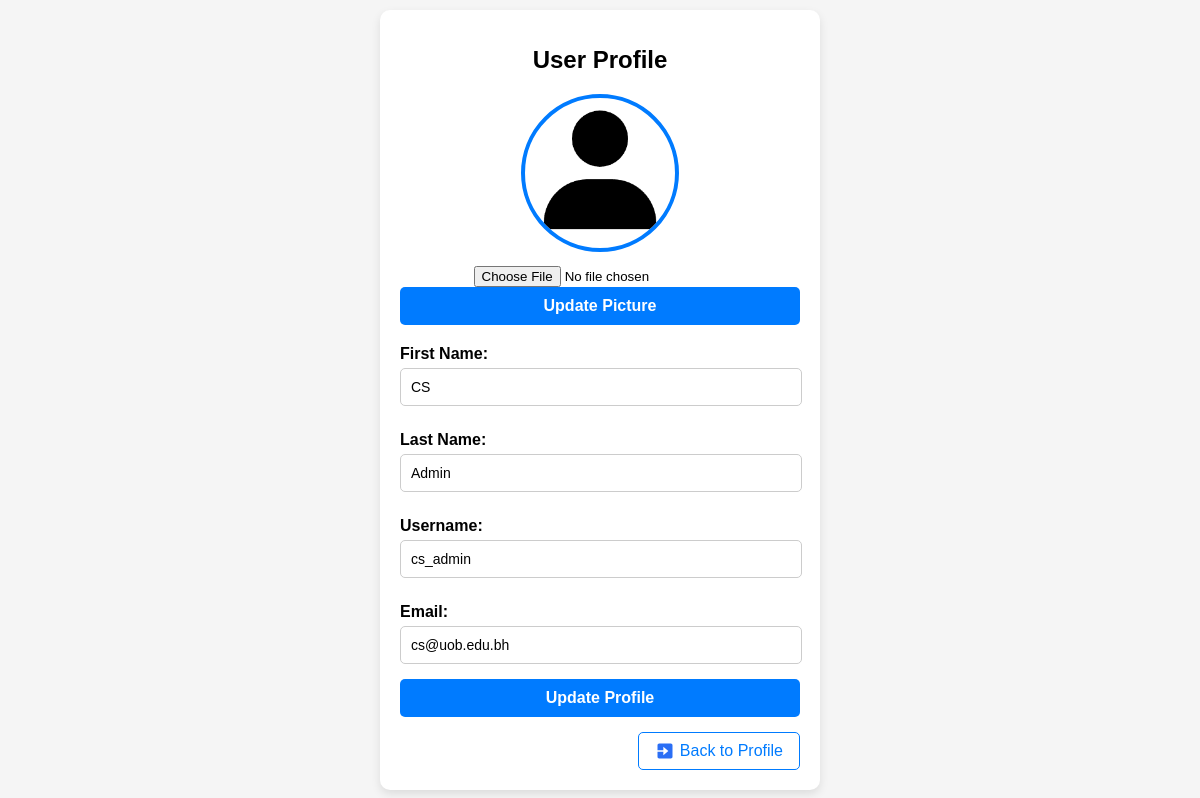
Page /public/profile-management/profile.php (signed in) on the committed database.
### tables this page shows
CREATE TABLE Users (
    UserID INT PRIMARY KEY AUTO_INCREMENT,
    Username VARCHAR(50) UNIQUE NOT NULL,
    Password VARCHAR(255) NOT NULL,
    FirstName VARCHAR(50) NOT NULL,
    LastName VARCHAR(50) NOT NULL,
    Email VARCHAR(100) UNIQUE NOT NULL,
    ProfileImage LONGBLOB,
    ImageType VARCHAR(50),
    Role ENUM('admin', 'user') DEFAULT 'user'
);

### public/profile-management/profile.php (the view, shortened to what this page needs)
<?php
$user_id = $_SESSION['username'];
$db = connect();
$stmt = $db->prepare("SELECT FirstName, LastName, Username, Email, ProfileImage, ImageType FROM Users WHERE Username = ?");
$stmt->execute([$user_id]);
$user = $stmt->fetch(PDO::FETCH_ASSOC);
$imageSource = $user['ProfileImage'] ?
    "data:" . $user['ImageType'] . ";base64," . base64_encode($user['ProfileImage']) :
    "../images/default-profile.jpg";
?>
<!DOCTYPE html>
<html lang="en">
<head>
    <link rel="stylesheet" href="../css/editprofile.css">
</head>
<body>
    <div class="profile-container">
        <h1>User Profile</h1>
        <div class="profile-picture-container">
            <img src="<?= htmlspecialchars($imageSource) ?>"
                 alt="Profile Picture"
                 class="profile-picture">
            <form action="profile.php" method="POST" enctype="multipart/form-data" class="upload-form">
                <input type="file" name="profile_picture" id="profile_picture" accept="image/*" class="file-input">
                <button type="submit" class="upload-btn">Update Picture</button>
            </form>
        </div>
        <form action="update_profile.php" method="POST" class="details-form">
            <label for="first_name">First Name:</label>
            <input type="text" id="first_name" name="first_name" value="<?= htmlspecialchars($user['FirstName']) ?>" required>
            <label for="last_name">Last Name:</label>
            <input type="text" id="last_name" name="last_name" value="<?= htmlspecialchars($user['LastName']) ?>" required>
            <label for="username">Username:</label>
            <input type="text" id="username" name="username" value="<?= htmlspecialchars($user['Username']) ?>" required>
            <label for="email">Email:</label>
            <input type="email" id="email" name="email" value="<?= htmlspecialchars($user['Email']) ?>" required>
            <button type="submit">Update Profile</button>
        </form>
        <div class="text-end mt-3">
            <a href="profile_page.php" class="btn btn-outline-primary">
                <img src="../images/bxs-exit.svg" alt="Profile" class="profile-back-icon">
                Back to Profile
            </a>
        </div>
    </div>
</body>
</html>

### public/css/editprofile.css (style rules this page uses)
body { font-family: Arial, sans-serif; margin: 0; padding: 0; background-color: #f5f5f5; display: flex; justify-content: center; align-items: center; height: 100vh; }
.profile-container { width: 100%; max-width: 400px; background: #fff; border-radius: 10px; box-shadow: 0 4px 10px rgba(0, 0, 0, 0.1); padding: 20px; }
h1 { font-size: 24px; text-align: center; margin-bottom: 20px; }
label { display: block; margin: 10px 0 5px; font-weight: bold; }
input[type="text"], input[type="email"] { width: 95%; padding: 10px; margin-bottom: 15px; border: 1px solid #ccc; border-radius: 5px; font-size: 14px; }
button { width: 100%; padding: 10px; background-color: #007bff; color: white; border: none; border-radius: 5px; font-size: 16px; font-weight: bold; cursor: pointer; }
.profile-picture-container { text-align: center; margin-bottom: 20px; }
.profile-picture { width: 150px; height: 150px; border-radius: 50%; margin-bottom: 10px; border: 4px solid #007bff; }
.text-end { text-align: right; }
.mt-3 { margin-top: 15px; }
.btn-outline-primary { color: #007bff; border: 1px solid #007bff; padding: 8px 16px; border-radius: 5px; text-decoration: none; display: inline-flex; align-items: center; transition: all 0.2s; }
.profile-back-icon { width: 20px; height: 20px; margin-right: 5px; filter: invert(34%) sepia(85%) saturate(2738%) hue-rotate(211deg) brightness(97%) contrast(98%); vertical-align: middle; transition: filter 0.2s; }

### rows in the picture
users: first_name "CS", last_name "Admin", username "cs_admin", email "cs@uob.edu.bh"
